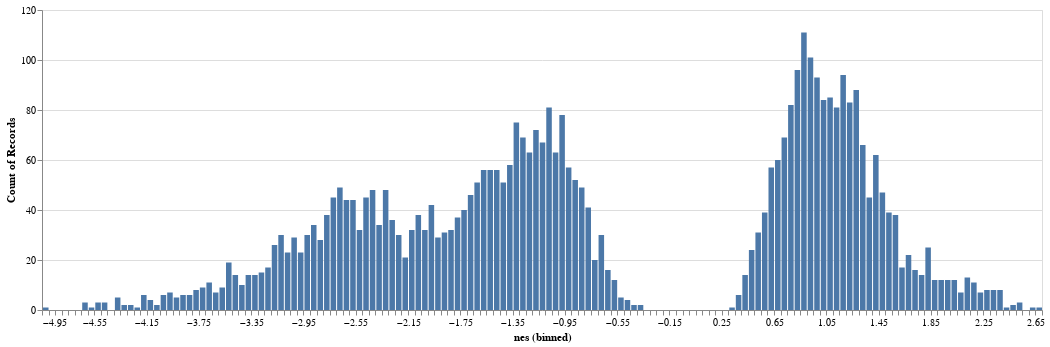

Here is the notebook cell this chart was saved with:
### Code cell
nes_dist("cp", alpha=1)

### Figure 1 — Vega-Lite specification as saved in the notebook (floating-point values rounded to 4 significant figures; data arrays with more than 128 entries replaced by an {"elided": "..."} marker saying what was removed)
{"config": {"view": {"continuousWidth": 300, "continuousHeight": 300}}, "data": {"name": "data-4056288e57b2825c511f7392625f8792"}, "mark": {"type": "bar"}, "encoding": {"x": {"bin": {"step": 0.05}, "field": "nes", "type": "quantitative"}, "y": {"aggregate": "count", "type": "quantitative"}}, "height": 300, "width": 1000, "$schema": "https://vega.github.io/schema/vega-lite/v5.15.1.json", "datasets": {"data-4056288e57b2825c511f7392625f8792": {"elided": "4300 records"}}}
